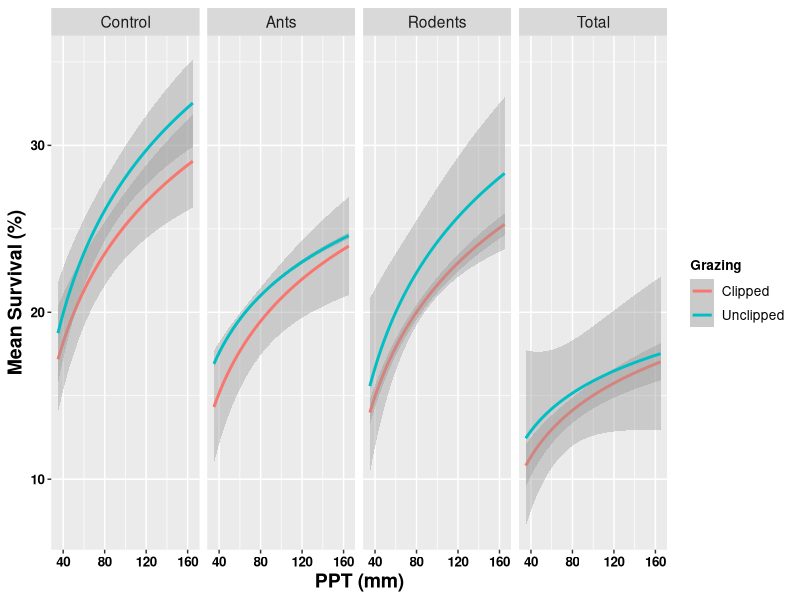
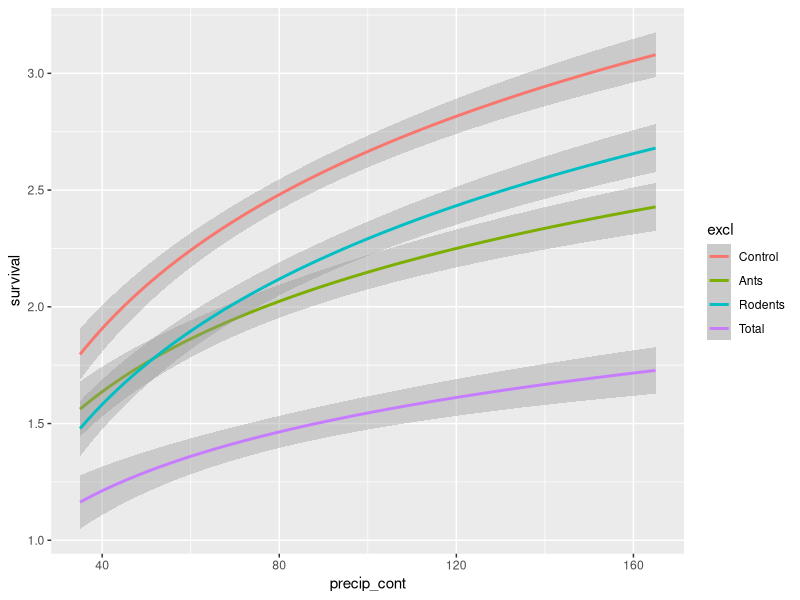
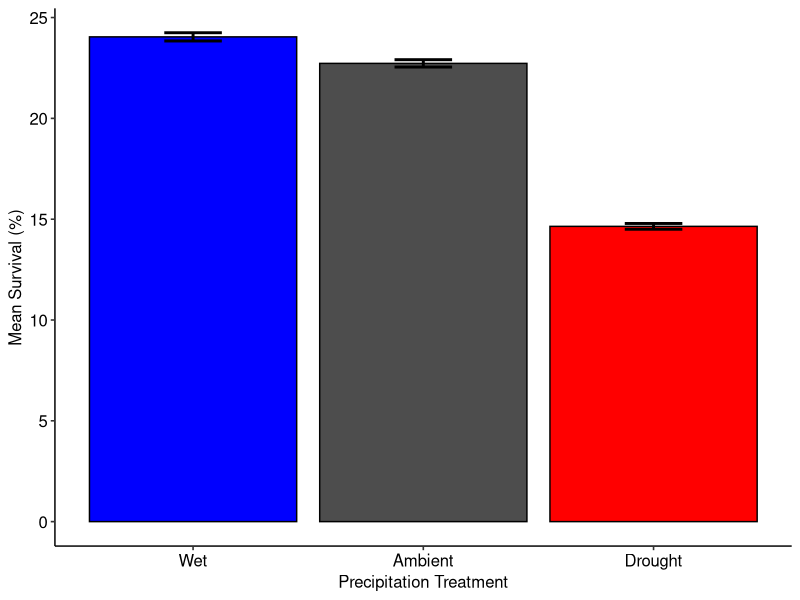
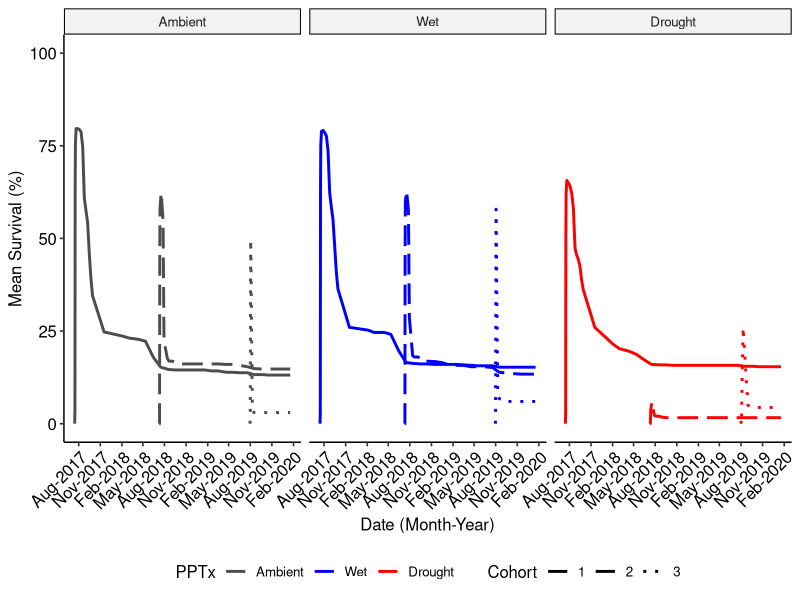

Here is the R script that generated these plots, in order: (Note: this script raises an error after producing the figures.)
# USDA Rainout - Santa Rita Experimental Range
# Data visualizations-main
# Austin Rutherford
# email:arutherford@email.arizona.edu
# 2021-03-29

# Load packages
library(tidyverse)
library(forcats)
library(vroom)
library(ggpubr)
library(glmmTMB)
library(dplyr)

### Read in clean seedlings data with model outputs from "srer_rainout_stats_summarize"
seedlings_obs <- vroom("Data/seedlings_obs.csv",
                   col_types = c(.default = "f",
                                 ObsID = "i",
                                 date = "D",
                                 survival = "i",
                                 died = "i",
                                 tot_germination = "i",
                                 herb_lived = "i",
                                 herb_died = "i",
                                 tot_herbivory = "i",
                                 granivory = "i",
                                 res_surv = "d",
                                 sim_surv = "d",
                                 sim_fit_surv = "d",
                                 pred_surv = "d"))
str(seedlings_obs)
glimpse(seedlings_obs)

# create data set for raw survival data
tot_surv <- seedlings_obs %>% 
  group_by(precip, cohort, date) %>% 
  summarise(mean_surv = mean(survival),
            se_surv = (sd(survival)/n())) %>%
  mutate(upper = mean_surv + se_surv,
         lower = mean_surv - se_surv,
         date = as.Date(date))

summary(tot_surv)

tot_surv %>%
  group_by(precip, cohort) %>% 
  summarise(mean_precip_per = (100*mean(mean_surv)/10),
            mean_se_per = (100*mean(se_surv)/10)) %>% 
  mutate(upper = mean_precip_per + mean_se_per,
         lower = mean_precip_per - mean_se_per)

bar_surv_fig <- tot_surv %>%
  group_by(precip) %>% 
  summarise(mean_precip_per = (100*mean(mean_surv)/10),
            mean_se_per = (100*mean(se_surv)/10)) %>%
  mutate(upper = mean_precip_per + mean_se_per,
         lower = mean_precip_per - mean_se_per) %>%
  mutate(precip = recode_factor(precip,
                                       "IR" = "Wet",
                                      "Control" = "Ambient",
                                       "RO" = "Drought", .ordered = TRUE)) %>% 
  ggplot(mapping = aes(x = precip, y = mean_precip_per, fill = precip)) +
  geom_bar(stat="identity", color = "black", position=position_dodge()) +
  geom_errorbar(aes(ymin = lower, ymax = upper), width = 0.25, position = position_dodge(), size = 1) +
  scale_fill_manual(values = c("blue1","grey30","red1")) +
  scale_x_discrete(labels = c("Wet","Ambient", "Drought")) +
  labs(y = "Mean Survival (%)",
       x = "Precipitation Treatment") +
  labs_pubr() +
  theme_pubr(legend = "none")

ggsave(filename = "Figures_Tables/bar_mean_surv.tiff",
       plot = bar_surv_fig,
       dpi = 800,
       width = 22,
       height = 12,
       units = "in",
       compression = "lzw")


# plot survival over time with error bars

#labels.precip <- factor(tot_surv$precip, labels = c("Ambient", "Drought", "Wet"))

line_mean_surv <- tot_surv %>% 
  mutate(precip = recode_factor(precip,
                                "Control" = "Ambient",
                                "IR" = "Wet",
                                "RO" = "Drought", .ordered = TRUE)) %>% 
  ggplot(aes(x = date, y = 10*mean_surv, group = cohort, color = precip)) + 
  scale_color_manual(values = c("grey30", "blue1", "red1")) +
  scale_x_date(date_labels = "%b-%Y", date_breaks = "3 months") +
  geom_line(aes(linetype = cohort), stat = "identity", size = 1) + 
  scale_linetype_manual(values=c("solid","longdash", "dotted")) +
  scale_fill_manual(values = c("grey30","blue1", "red1")) +
  ylim(0,100) +
  labs(y = "Mean Survival (%)",
       x = "Date (Month-Year)",
       color = "PPTx",
       linetype = "Cohort") +
  labs_pubr() +
  facet_wrap(~precip, ncol = 3, nrow = 1) +
  theme_pubr(legend = "bottom", x.text.angle = 45)

ggsave(filename = "Figures_Tables/line_mean_surv.tiff",
       plot = line_mean_surv,
       dpi = 800,
       width = 22,
       height = 12,
       units = "in",
       compression = "lzw")

# create data set for precip and excl
tot_surv_pe <- seedlings_obs %>% 
  group_by(precip, excl) %>% 
  summarise(mean_surv = mean(survival),
            se_surv = (sd(survival)/n())) %>%
  mutate(upper = mean_surv + se_surv,
         lower = mean_surv - se_surv)

# if want to look at effects treating precip as continuous
precip_cont_df <- seedlings_obs %>% 
  ungroup() %>% 
  mutate(precip_cont = dplyr::recode(precip,
                                     "Control" = "100",
                                     "IR" = "165",
                                     "RO" = "35")) %>% 
  mutate(precip_cont = as.numeric(as.character(precip_cont)))

# clip vs unclip across exclusion treatments
precip_cont_df %>%
  group_by(precip_cont, precip, clip, excl) %>% 
  summarise(mean_surv = 100*mean(survival/10)) %>% #convert survival to a percentage
  ggplot(aes(x = precip_cont, y = mean_surv, color = clip, group = clip)) + 
  geom_smooth(method = "glm", formula = y ~ log(x))+
  labs(y = "Mean Survival (%)",
       x = "PPT (mm)",
       color = "Grazing") +
  labs_pubr() +
  facet_wrap(~excl, nrow = 1)

# only exclusion txs
precip_cont_df %>% 
  ggplot(aes(x = precip_cont, y = survival, color = excl, group = excl)) + 
  geom_smooth(method = "glm", formula = y ~ log(x))

# year 2 zeros in total exclusion tx really bring down the averages
test %>% dplyr::filter(cohort == "2") %>% 
  ggplot()+
  geom_histogram(aes(x = survival))+
  facet_wrap(~excl)
